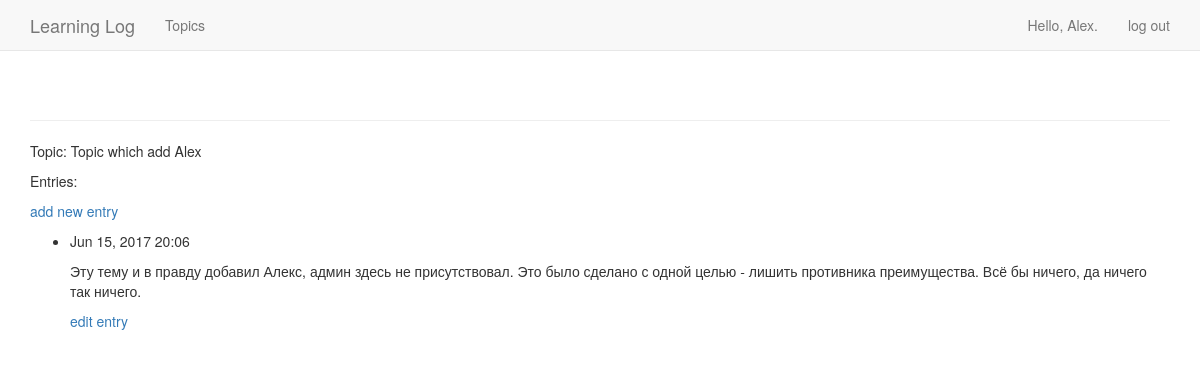
Page /topics/6/ (signed in) on the committed database.
### learning_logs/models.py (models this page shows, shortened)
class Topic(models.Model):
    text = models.CharField(max_length=200)
    date_added = models.DateTimeField(auto_now_add=True)
    owner = models.ForeignKey(User)
    def __str__(self):
        return self.text

class Entry(models.Model):
    topic = models.ForeignKey(Topic)
    text = models.TextField()
    date_added = models.DateTimeField(auto_now_add=True)
    class Meta:
        verbose_name_plural = 'entries'

### learning_logs/views.py (the view)
# urls.py: url(r'^topics/(?P<topic_id>\d+)/$', views.topic, name='topic'),
def topic(request, topic_id):
    topic = Topic.objects.get(id=topic_id)
    if topic.owner != request.user:
        raise Http404
    entries = topic.entry_set.order_by('-date_added')
    context = {'topic': topic, 'entries': entries}
    return render(request, 'learning_logs/topic.html', context)

### learning_logs/templates/learning_logs/topic.html
{% extends 'learning_logs/base.html' %}
{% block content %}
  <p>Topic: {{ topic }}</p>
  <p>Entries:</p>
  <p>
    <a href="{% url 'learning_logs:new_entry' topic.id %}">add new entry</a>
  </p>
  <ul>
  {% for entry in entries %}
    <li>
      <p>{{ entry.date_added|date:'M d, Y H:i' }}</p>
      <p>{{ entry.text|linebreaks }}</p>
      <p>
		  <a href="{% url 'learning_logs:edit_entry' entry.id %}">edit entry</a>
      </p>
    </li>
  {% empty %}
    <li>
      There are no entries for this topic yet.
    </li>
  {% endfor %}
  </ul>
{% endblock content %}

### learning_logs/templates/learning_logs/base.html (shortened to what this page needs)
{% load bootstrap3 %}
<!DOCTYPE html>
<html>
  <head>
    {% bootstrap_css %}
  </head>
    <body>
      <nav class="navbar navbar-default navbar-static-top">
        <div class="container">
          <div class="navbar-header">
            <a class="navbar-brand" href="{% url 'learning_logs:index' %}">Learning Log</a>
          </div>
          <div id="navbar" class="navbar-collapse collapse">
            <ul class="nav navbar-nav">
              <li><a href="{% url 'learning_logs:topics' %}">Topics</a></li>
            </ul>
            <ul class="nav navbar-nav navbar-right">
              {% if user.is_authenticated %}
                <li><a>Hello, {{ user.username }}.</a></li>
                <li><a href="{% url 'users:logout' %}">log out</a></li>
              {% else %}
                <li><a href="{% url 'users:register' %}">register</a></li>
                <li><a href="{% url 'users:login' %}">log in</a></li>
              {% endif %}
            </ul>
          </div>
        </div>
      </nav>
          <div class="container">
            <div class="page-header">
            </div>
            <div>
              {% block content %}{% endblock content %}
            </div>
          </div>
    </body>
</html>

### rows in the picture
Topic: text "Topic which add Alex"
Entry: date_added "Jun 15, 2017 20:06", text "Эту тему и в правду добавил Алекс, админ здесь не присутствовал. Это было сделано с одной целью - лишить противника преимущества. Всё бы ничего, да ничего так ничего."

### other values in the picture
{{ user.username }} "Alex"
